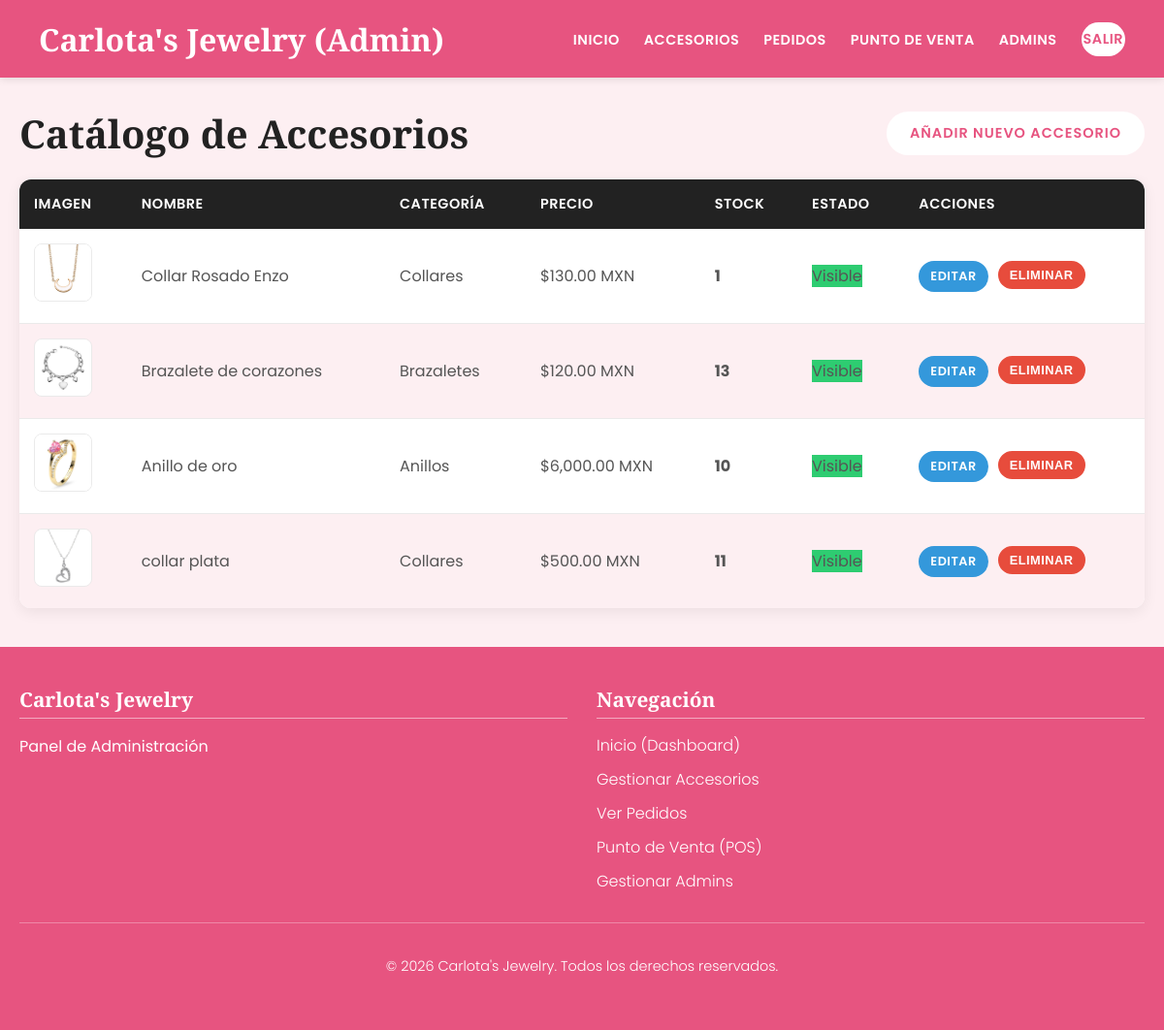
Screenshot of /admin/accesorios.php (signed in) with the database file from the repository.
### tables this page shows
CREATE TABLE `accesorios` (
  `id_accesorio` int(11) NOT NULL,
  `id_categoria` int(11) NOT NULL,
  `codigo_barras` varchar(50) DEFAULT NULL,
  `nombre` varchar(150) NOT NULL,
  `descripcion` text DEFAULT NULL,
  `precio` decimal(10,2) NOT NULL,
  `imagen_url` varchar(255) NOT NULL,
  `stock` int(11) NOT NULL DEFAULT 0,
  `visible` tinyint(1) NOT NULL DEFAULT 1,
  `fecha_creacion` timestamp NOT NULL DEFAULT current_timestamp()
);

CREATE TABLE `categorias` (
  `id_categoria` int(11) NOT NULL,
  `nombre` varchar(100) NOT NULL
);

### admin/accesorios.php (the view, shortened to what this page needs)
<?php
require '../includes/db_conexion.php';
require '../includes/header_admin.php';
try {
    $sql = "SELECT a.*, c.nombre as nombre_categoria
            FROM accesorios a
            LEFT JOIN categorias c ON a.id_categoria = c.id_categoria
            ORDER BY a.id_accesorio DESC";
    $stmt = $pdo->query($sql);
    $accesorios = $stmt->fetchAll();
} catch (PDOException $e) {
    $error = "Error al cargar los accesorios: " . $e->getMessage();
    $accesorios = [];
}
?>
<div class="admin-header">
    <h1 class="admin-titulo">Catálogo de Accesorios</h1>
    <a href="manejar_accesorio.php" class="btn btn-principal">Añadir Nuevo Accesorio</a>
</div>
<div class="tabla-responsiva-contenedor">
    <table class="tabla-responsiva">
        <thead>
            <tr>
                <th>Imagen</th>
                <th>Nombre</th>
                <th>Categoría</th>
                <th>Precio</th>
                <th>Stock</th> <th>Estado</th> <th>Acciones</th>
            </tr>
        </thead>
        <tbody>
            <?php if (empty($accesorios)): ?>
                <tr>
                    <td colspan="7" style="text-align:center; padding: 20px;">
                        No hay accesorios añadidos todavía.
                    </td>
                </tr>
            <?php else: ?>
                <?php foreach ($accesorios as $accesorio): ?>
                    <tr>
                        <td data-label="Imagen:">
                            <img src="../uploads/<?php echo htmlspecialchars($accesorio['imagen_url']); ?>"
                                 alt="<?php echo htmlspecialchars($accesorio['nombre']); ?>"
                                 class="tabla-imagen-producto"
                                 onerror="this.src='https://via.placeholder.com/100x100.png?text=Sin+Imagen';">
                        </td>
                        <td data-label="Nombre:">
                            <?php echo htmlspecialchars($accesorio['nombre']); ?>
                        </td>
                        <td data-label="Categoría:">
                            <?php echo htmlspecialchars($accesorio['nombre_categoria']); ?>
                        </td>
                        <td data-label="Precio:">
                            $<?php echo number_format($accesorio['precio'], 2); ?> MXN
                        </td>
                        <td data-label="Stock:">
                            <?php if ($accesorio['stock'] > 0): ?>
                                <strong><?php echo $accesorio['stock']; ?></strong>
                            <?php else: ?>
                                <span class="estado-pendiente" style="padding: 5px 8px; font-size: 0.75rem;">Agotado</span>
                            <?php endif; ?>
                        </td>
                        <td data-label="Estado:">
                            <?php if ($accesorio['visible'] == 1): ?>
                                <span class="estado-completado">Visible</span>
                            <?php else: ?>
                                <span class="estado-oculto">Oculto</span>
                            <?php endif; ?>
                        </td>
                        <td data-label="Acciones:">
                            <div class="tabla-acciones">
                                <a href="manejar_accesorio.php?id=<?php echo $accesorio['id_accesorio']; ?>"
                                   class="btn btn-accion-editar">
                                   Editar
                                </a>
                                <form action="eliminar_accesorio.php" method="POST"
                                      onsubmit="return confirmarEliminar();"
                                      style="display: inline;">
                                    <button type="submit" class="btn btn-accion-eliminar">
                                        Eliminar
                                    </button>
                                </form>
                            </div>
                        </td>
                    </tr>
                <?php endforeach; ?>
            <?php endif; ?>
        </tbody>
    </table>
</div>
<?php
require '../includes/footer_admin.php';
?>

### assets/css/style.css (style rules this page uses)
:root { --color-rosa-principal: #E75480; --color-rosa-acento: #C23B6A; --color-rosa-claro: #FDEFF2; --color-blanco: #FFFFFF; --color-texto-principal: #222222; --color-texto-secundario: #555555; --color-borde: #EAEAEA; --font-principal: 'Poppins', sans-serif; --font-titulos: 'Playfair Display', serif; --navbar-height: 80px; --navbar-height-mobile: 70px; }
html { max-width: 100%; overflow-x: hidden; box-sizing: border-box; }
*, *:before, *:after { box-sizing: inherit; }
body { font-family: var(--font-principal); font-weight: 400; margin: 0; padding-top: var(--navbar-height); background-color: var(--color-rosa-claro); color: var(--color-texto-secundario); -webkit-font-smoothing: antialiased; max-width: 100%; overflow-x: hidden; }
.btn { padding: 10px 22px; border-radius: 50px; text-decoration: none; display: inline-block; cursor: pointer; font-size: 0.9rem; font-weight: 600; text-transform: uppercase; letter-spacing: 1px; transition: all 0.3s ease; border: 2px solid transparent; }
.btn-principal { background-color: var(--color-blanco); color: var(--color-rosa-principal); border-color: var(--color-blanco); }
.admin-header { display: flex; justify-content: space-between; align-items: center; flex-wrap: wrap; gap: 20px; margin-bottom: 20px; }
.admin-titulo { font-family: var(--font-titulos); font-size: 2.5rem; color: var(--color-texto-principal); margin: 0; }
.tabla-responsiva-contenedor { width: 100%; overflow-x: auto; background: var(--color-blanco); border-radius: 12px; box-shadow: 0 4px 15px rgba(0, 0, 0, 0.07); }
.tabla-responsiva { width: 100%; border-collapse: collapse; }
.tabla-responsiva thead { background-color: var(--color-texto-principal); }
.tabla-responsiva th { color: var(--color-blanco); font-weight: 600; padding: 15px; text-align: left; font-size: 0.9rem; text-transform: uppercase; letter-spacing: 0.5px; }
.tabla-responsiva tbody tr { border-bottom: 1px solid var(--color-borde); transition: background-color 0.3s ease; }
.tabla-responsiva tbody tr:nth-child(even) { background-color: var(--color-rosa-claro); }
.tabla-responsiva tbody tr:last-child { border-bottom: none; }
.tabla-responsiva td { padding: 15px; vertical-align: middle; color: var(--color-texto-secundario); }
.tabla-imagen-producto { width: 60px; height: 60px; object-fit: cover; border-radius: 8px; border: 1px solid var(--color-borde); }
.tabla-acciones { display: flex; flex-wrap: wrap; gap: 10px; }
.btn-accion-editar, .btn-accion-eliminar { padding: 5px 10px; font-size: 0.8rem; letter-spacing: 0.5px; }
.btn-accion-editar { background-color: #3498db; color: white; border: 2px solid #3498db; }
.btn-accion-eliminar { background-color: #e74c3c; color: white; border: 2px solid #e74c3c; }
.estado-completado { background-color: #2ecc71; }

### rows the page displays
accesorios: imagen_url (picture), nombre "Collar Rosado Enzo", id_categoria.nombre "Collares", precio "130.00", stock "1", visible "Visible"
accesorios: imagen_url (picture), nombre "Brazalete de corazones", id_categoria.nombre "Brazaletes", precio "120.00", stock "13", visible "Visible"
accesorios: imagen_url (picture), nombre "Anillo de oro", id_categoria.nombre "Anillos", precio "6,000.00", stock "10", visible "Visible"
accesorios: imagen_url (picture), nombre "collar plata", id_categoria.nombre "Collares", precio "500.00", stock "11", visible "Visible"
